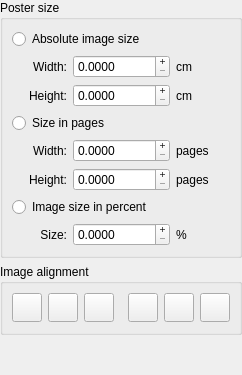
        <widget class="QWidget" name="m_posterSizeStep" >
         <layout class="QVBoxLayout" >
          <property name="spacing" >
           <number>6</number>
          </property>
          <property name="margin" >
           <number>0</number>
          </property>
          <item>
           <widget class="QGroupBox" name="m_posterSizeGroup" >
            <property name="title" >
             <string>Poster size</string>
            </property>
            <layout class="QGridLayout" >
             <property name="margin" >
              <number>9</number>
             </property>
             <property name="spacing" >
              <number>6</number>
             </property>
             <item row="4" column="2" >
              <widget class="QLabel" name="m_posterPagesWidthDimensionUnitLabel" >
               <property name="text" >
                <string>pages</string>
               </property>
              </widget>
             </item>
             <item row="2" column="2" >
              <widget class="QLabel" name="m_posterAbsoluteHeightDimensionUnitLabel" >
               <property name="text" >
                <string>cm</string>
               </property>
              </widget>
             </item>
             <item row="5" column="2" >
              <widget class="QLabel" name="m_posterPagesHeightDimensionUnitLabel" >
               <property name="text" >
                <string>pages</string>
               </property>
              </widget>
             </item>
             <item row="2" column="0" >
              <widget class="QLabel" name="m_posterAbsoluteHeightLabel" >
               <property name="text" >
                <string>Height:</string>
               </property>
               <property name="alignment" >
                <set>Qt::AlignRight|Qt::AlignTrailing|Qt::AlignVCenter</set>
               </property>
              </widget>
             </item>
             <item row="6" column="0" colspan="3" >
              <widget class="QRadioButton" name="m_posterSizePercentualRadioButton" >
               <property name="text" >
                <string>Image size in percent</string>
               </property>
              </widget>
             </item>
             <item row="0" column="0" colspan="3" >
              <widget class="QRadioButton" name="m_posterSizeAbsoluteRadioButton" >
               <property name="text" >
                <string>Absolute image size</string>
               </property>
              </widget>
             </item>
             <item row="1" column="2" >
              <widget class="QLabel" name="m_posterAbsoluteWidthDimensionUnitLabel" >
               <property name="text" >
                <string>cm</string>
               </property>
              </widget>
             </item>
             <item row="3" column="0" colspan="3" >
              <widget class="QRadioButton" name="m_posterSizeInPagesRadioButton" >
               <property name="text" >
                <string>Size in pages</string>
               </property>
              </widget>
             </item>
             <item row="4" column="0" >
              <widget class="QLabel" name="m_posterPagesWidthLabel" >
               <property name="text" >
                <string>Width:</string>
               </property>
               <property name="alignment" >
                <set>Qt::AlignRight|Qt::AlignTrailing|Qt::AlignVCenter</set>
               </property>
              </widget>
             </item>
             <item row="1" column="0" >
              <widget class="QLabel" name="m_posterAbsoluteWidthLabel" >
               <property name="text" >
                <string>Width:</string>
               </property>
               <property name="alignment" >
                <set>Qt::AlignRight|Qt::AlignTrailing|Qt::AlignVCenter</set>
               </property>
              </widget>
             </item>
             <item row="5" column="0" >
              <widget class="QLabel" name="m_posterPagesHeightLabel" >
               <property name="text" >
                <string>Height:</string>
               </property>
               <property name="alignment" >
                <set>Qt::AlignRight|Qt::AlignTrailing|Qt::AlignVCenter</set>
               </property>
              </widget>
             </item>
             <item row="7" column="0" >
              <widget class="QLabel" name="m_posterPercentualSizeLabel" >
               <property name="text" >
                <string>Size:</string>
               </property>
               <property name="alignment" >
                <set>Qt::AlignRight|Qt::AlignTrailing|Qt::AlignVCenter</set>
               </property>
              </widget>
             </item>
             <item row="7" column="2" >
              <widget class="QLabel" name="m_posterPercentualSizeUnitLabel" >
               <property name="text" >
                <string>%</string>
               </property>
              </widget>
             </item>
             <item row="4" column="1" >
              <widget class="QtPosteRazorSpinBox" name="m_posterPagesWidthInput" >
               <property name="sizePolicy" >
                <sizepolicy vsizetype="Fixed" hsizetype="Preferred" >
                 <horstretch>0</horstretch>
                 <verstretch>0</verstretch>
                </sizepolicy>
               </property>
               <property name="buttonSymbols" >
                <enum>QAbstractSpinBox::PlusMinus</enum>
               </property>
               <property name="decimals" >
                <number>4</number>
               </property>
               <property name="maximum" >
                <double>999999.000000000000000</double>
               </property>
              </widget>
             </item>
             <item row="5" column="1" >
              <widget class="QtPosteRazorSpinBox" name="m_posterPagesHeightInput" >
               <property name="sizePolicy" >
                <sizepolicy vsizetype="Fixed" hsizetype="Preferred" >
                 <horstretch>0</horstretch>
                 <verstretch>0</verstretch>
                </sizepolicy>
               </property>
               <property name="buttonSymbols" >
                <enum>QAbstractSpinBox::PlusMinus</enum>
               </property>
               <property name="decimals" >
                <number>4</number>
               </property>
               <property name="maximum" >
                <double>999999.000000000000000</double>
               </property>
              </widget>
             </item>
             <item row="2" column="1" >
              <widget class="QtPosteRazorSpinBox" name="m_posterAbsoluteHeightInput" >
               <property name="sizePolicy" >
                <sizepolicy vsizetype="Fixed" hsizetype="Preferred" >
                 <horstretch>0</horstretch>
                 <verstretch>0</verstretch>
                </sizepolicy>
               </property>
               <property name="buttonSymbols" >
                <enum>QAbstractSpinBox::PlusMinus</enum>
               </property>
               <property name="decimals" >
                <number>4</number>
               </property>
               <property name="maximum" >
                <double>999999.000000000000000</double>
               </property>
              </widget>
             </item>
             <item row="1" column="1" >
              <widget class="QtPosteRazorSpinBox" name="m_posterAbsoluteWidthInput" >
               <property name="sizePolicy" >
                <sizepolicy vsizetype="Fixed" hsizetype="Preferred" >
                 <horstretch>0</horstretch>
                 <verstretch>0</verstretch>
                </sizepolicy>
               </property>
               <property name="buttonSymbols" >
                <enum>QAbstractSpinBox::PlusMinus</enum>
               </property>
               <property name="decimals" >
                <number>4</number>
               </property>
               <property name="maximum" >
                <double>999999.000000000000000</double>
               </property>
              </widget>
             </item>
             <item row="7" column="1" >
              <widget class="QtPosteRazorSpinBox" name="m_posterPercentualSizeInput" >
               <property name="sizePolicy" >
                <sizepolicy vsizetype="Fixed" hsizetype="Preferred" >
                 <horstretch>0</horstretch>
                 <verstretch>0</verstretch>
                </sizepolicy>
               </property>
               <property name="buttonSymbols" >
                <enum>QAbstractSpinBox::PlusMinus</enum>
               </property>
               <property name="decimals" >
                <number>4</number>
               </property>
               <property name="maximum" >
                <double>999999.000000000000000</double>
               </property>
              </widget>
             </item>
            </layout>
           </widget>
          </item>
          <item>
           <widget class="QGroupBox" name="m_posterAlignmentGroup" >
            <property name="title" >
             <string>Image alignment</string>
            </property>
            <layout class="QHBoxLayout" name="horizontalLayout_6" >
             <property name="spacing" >
              <number>0</number>
             </property>
             <item>
              <widget class="QWidget" native="1" name="widget_4" >
               <layout class="QHBoxLayout" name="horizontalLayout_4" >
                <property name="margin" >
                 <number>0</number>
                </property>
                <item>
                 <widget class="QToolButton" name="m_posterAlignmentTopButton" >
                  <property name="sizePolicy" >
                   <sizepolicy vsizetype="Fixed" hsizetype="Fixed" >
                    <horstretch>0</horstretch>
                    <verstretch>0</verstretch>
                   </sizepolicy>
                  </property>
                  <property name="minimumSize" >
                   <size>
                    <width>0</width>
                    <height>29</height>
                   </size>
                  </property>
                  <property name="text" >
                   <string/>
                  </property>
                  <property name="icon" >
                   <iconset resource="QtPosteRazorDialogResources.qrc" >
                    <normaloff>:/PosterAlignmentImages/alignmentTop.png</normaloff>:/PosterAlignmentImages/alignmentTop.png</iconset>
                  </property>
                  <property name="iconSize" >
                   <size>
                    <width>22</width>
                    <height>22</height>
                   </size>
                  </property>
                  <property name="checkable" >
                   <bool>true</bool>
                  </property>
                  <property name="autoExclusive" >
                   <bool>true</bool>
                  </property>
                  <property name="autoRaise" >
                   <bool>false</bool>
                  </property>
                 </widget>
                </item>
                <item>
                 <widget class="QToolButton" name="m_posterAlignmentMiddleButton" >
                  <property name="minimumSize" >
                   <size>
                    <width>0</width>
                    <height>29</height>
                   </size>
                  </property>
                  <property name="text" >
                   <string/>
                  </property>
                  <property name="icon" >
                   <iconset resource="QtPosteRazorDialogResources.qrc" >
                    <normaloff>:/PosterAlignmentImages/alignmentMiddle.png</normaloff>:/PosterAlignmentImages/alignmentMiddle.png</iconset>
                  </property>
                  <property name="iconSize" >
                   <size>
                    <width>22</width>
                    <height>22</height>
                   </size>
                  </property>
                  <property name="checkable" >
                   <bool>true</bool>
                  </property>
                  <property name="autoExclusive" >
                   <bool>true</bool>
                  </property>
                  <property name="autoRaise" >
                   <bool>false</bool>
                  </property>
                 </widget>
                </item>
                <item>
                 <widget class="QToolButton" name="m_posterAlignmentBottomButton" >
                  <property name="minimumSize" >
                   <size>
                    <width>0</width>
                    <height>29</height>
                   </size>
                  </property>
                  <property name="text" >
                   <string/>
                  </property>
                  <property name="icon" >
                   <iconset resource="QtPosteRazorDialogResources.qrc" >
                    <normaloff>:/PosterAlignmentImages/alignmentBottom.png</normaloff>:/PosterAlignmentImages/alignmentBottom.png</iconset>
                  </property>
                  <property name="iconSize" >
                   <size>
                    <width>22</width>
                    <height>22</height>
                   </size>
                  </property>
                  <property name="checkable" >
                   <bool>true</bool>
                  </property>
                  <property name="autoExclusive" >
                   <bool>true</bool>
                  </property>
                  <property name="autoRaise" >
                   <bool>false</bool>
                  </property>
                 </widget>
                </item>
               </layout>
              </widget>
             </item>
             <item>
              <spacer name="spacer" >
               <property name="orientation" >
                <enum>Qt::Horizontal</enum>
               </property>
               <property name="sizeType" >
                <enum>QSizePolicy::MinimumExpanding</enum>
               </property>
               <property name="sizeHint" stdset="0" >
                <size>
                 <width>14</width>
                 <height>30</height>
                </size>
               </property>
              </spacer>
             </item>
             <item>
              <widget class="QWidget" native="1" name="widget_5" >
               <layout class="QHBoxLayout" name="horizontalLayout_5" >
                <property name="margin" >
                 <number>0</number>
                </property>
                <item>
                 <widget class="QToolButton" name="m_posterAlignmentLeftButton" >
                  <property name="minimumSize" >
                   <size>
                    <width>0</width>
                    <height>29</height>
                   </size>
                  </property>
                  <property name="text" >
                   <string/>
                  </property>
                  <property name="icon" >
                   <iconset resource="QtPosteRazorDialogResources.qrc" >
                    <normaloff>:/PosterAlignmentImages/alignmentLeft.png</normaloff>:/PosterAlignmentImages/alignmentLeft.png</iconset>
                  </property>
                  <property name="iconSize" >
                   <size>
                    <width>22</width>
                    <height>22</height>
                   </size>
                  </property>
                  <property name="checkable" >
                   <bool>true</bool>
                  </property>
                  <property name="autoExclusive" >
                   <bool>true</bool>
                  </property>
                  <property name="autoRaise" >
                   <bool>false</bool>
                  </property>
                 </widget>
                </item>
                <item>
                 <widget class="QToolButton" name="m_posterAlignmentCenterButton" >
                  <property name="minimumSize" >
                   <size>
                    <width>0</width>
                    <height>29</height>
                   </size>
                  </property>
                  <property name="text" >
                   <string/>
                  </property>
                  <property name="icon" >
                   <iconset resource="QtPosteRazorDialogResources.qrc" >
                    <normaloff>:/PosterAlignmentImages/alignmentCenter.png</normaloff>:/PosterAlignmentImages/alignmentCenter.png</iconset>
                  </property>
                  <property name="iconSize" >
                   <size>
                    <width>22</width>
                    <height>22</height>
                   </size>
                  </property>
                  <property name="checkable" >
                   <bool>true</bool>
                  </property>
                  <property name="autoExclusive" >
                   <bool>true</bool>
                  </property>
                  <property name="autoRaise" >
                   <bool>false</bool>
                  </property>
                 </widget>
                </item>
                <item>
                 <widget class="QToolButton" name="m_posterAlignmentRightButton" >
                  <property name="minimumSize" >
                   <size>
                    <width>0</width>
                    <height>29</height>
                   </size>
                  </property>
                  <property name="text" >
                   <string/>
                  </property>
                  <property name="icon" >
                   <iconset resource="QtPosteRazorDialogResources.qrc" >
                    <normaloff>:/PosterAlignmentImages/alignmentRight.png</normaloff>:/PosterAlignmentImages/alignmentRight.png</iconset>
                  </property>
                  <property name="iconSize" >
                   <size>
                    <width>22</width>
                    <height>22</height>
                   </size>
                  </property>
                  <property name="checkable" >
                   <bool>true</bool>
                  </property>
                  <property name="autoExclusive" >
                   <bool>true</bool>
                  </property>
                  <property name="autoRaise" >
                   <bool>false</bool>
                  </property>
                 </widget>
                </item>
               </layout>
              </widget>
             </item>
            </layout>
           </widget>
          </item>
          <item>
           <spacer name="spacer_2" >
            <property name="orientation" >
             <enum>Qt::Vertical</enum>
            </property>
            <property name="sizeType" >
             <enum>QSizePolicy::Expanding</enum>
            </property>
            <property name="sizeHint" stdset="0" >
             <size>
              <width>20</width>
              <height>40</height>
             </size>
            </property>
           </spacer>
          </item>
         </layout>
        </widget>
